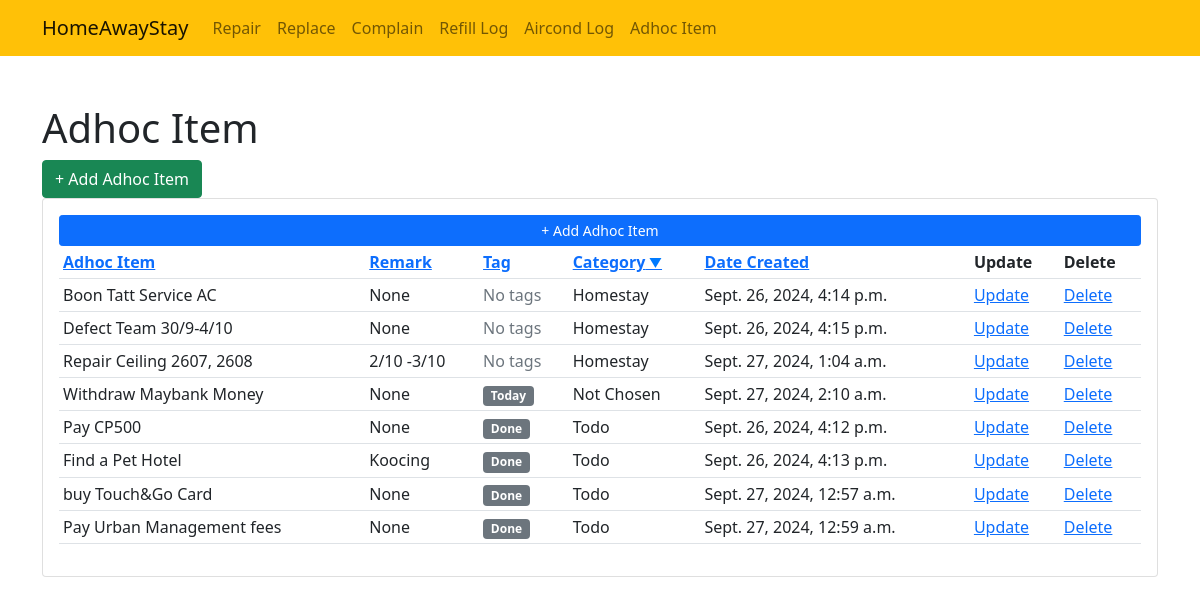
/adhoc_item/?sort=category, run on the app's committed database.
### homestay/models.py (models this page shows, shortened)
class AdhocItemForm(models.Model):
    CATEGORY = (
                ("Not Chosen", "Not Chosen"),
                ("Todo", "Todo"),
                ("Personal Growth", "Personal Growth"),
                ("Opportunity", "Opportunity"),
                ("Homestay", "Homestay"),
                ("Stock Market", "Stock Market"),
                ("Ecommerce","Ecommerce"),
    )
    tags = models.ManyToManyField(Tag, blank=True)
    category = models.CharField(max_length=20, null=True, blank=True, choices=CATEGORY)
    adhoc_item = models.CharField(max_length=200, null=True, blank=True)
    remark = models.CharField(max_length=200, null=True, blank=True)
    date_created = models.DateTimeField(auto_now_add=True, null=True, blank=True)

class Tag(models.Model):
    name = models.CharField(max_length=20, null=True, blank=True)

### homestay/views.py (the view)
# urls.py: path('adhoc_item/', views.adhoc_item, name='adhoc_item'),
def adhoc_item(request):
    adhoc_forms = AdhocItemForm.objects.all()
    sort_by = request.GET.get('sort', 'adhoc_item')
    valid_sort_fields = ['adhoc_item', 'remark', 'category', 'date_created','tag']
    if sort_by in valid_sort_fields:
        if sort_by == 'tag':
            adhoc_forms = adhoc_forms.annotate(
                first_tag_name=Min('tags__name')
            ).order_by(F('first_tag_name').asc(nulls_last=True))
        else:
            adhoc_forms = adhoc_forms.order_by(F(sort_by).asc(nulls_last=True))
    return render(request, "adhoc_item.html", {'adhoc_forms': adhoc_forms, 'current_sort': sort_by})

### homestay/templates/adhoc_item.html (shortened to what this page needs)
{% extends 'base.html' %}
{% block content %}
<div class="container">
    <h1 class="pt-5">Adhoc Item</h1>
    <a href="{% url 'add_item' %}" class="btn btn-success" role="button">+ Add Adhoc Item</a>
</div>
<div class="container">
    <div class="card card-body">
        <a class="btn btn-primary btn-sm btn-block" href="{% url 'add_item' %}">+ Add Adhoc Item</a>
        <table class="table table-sm">
            <tr>
                <th><a href="?sort=adhoc_item" class="{% if current_sort == 'adhoc_item' %}sort-indicator{% endif %}">Adhoc Item</a></th>
                <th><a href="?sort=remark" class="{% if current_sort == 'remark' %}sort-indicator{% endif %}">Remark</a></th>
                <th><a href="?sort=tag" class="{% if current_sort == 'tag' %}sort-indicator{% endif %}">Tag</a></th>
                <th><a href="?sort=category" class="{% if current_sort == 'category' %}sort-indicator{% endif %}">Category</a></th>
                <th><a href="?sort=date_created" class="{% if current_sort == 'date_created' %}sort-indicator{% endif %}">Date Created</a></th>
                <th>Update</th>
                <th>Delete</th>
            </tr>
            {% for n in adhoc_forms %}
                <tr>
                    <td>{{n.adhoc_item}}</td>
                    <td>{{n.remark}}</td>
                    <td>
                        {% for tag in n.tags.all %}
                            <span class="badge bg-secondary">{{ tag.name }}</span>
                        {% empty %}
                            <span class="text-muted">No tags</span>
                        {% endfor %}
                    </td>
                    <td>{{n.category}}</td>
                    <td>{{n.date_created}}</td>
                    <td><a href="">Update</a> </td>
                    <td><a href="">Delete</a> </td>
                </tr>
            {% endfor %}
        </table>
    </div>
</div>
</div>
{% endblock %}

### homestay/templates/adhoc_item.html (style rules this page uses)
.sort-indicator::after { content: ' ▼'; font-size: 0.8em; color: #007bff; }

### data on the page
AdhocItemForm: adhoc_item "Boon Tatt Service AC", remark "None", category "Homestay", date_created "Sept. 26, 2024, 4:14 p.m."
AdhocItemForm: adhoc_item "Defect Team 30/9-4/10", remark "None", category "Homestay", date_created "Sept. 26, 2024, 4:15 p.m."
AdhocItemForm: adhoc_item "Repair Ceiling 2607, 2608", remark "2/10 -3/10", category "Homestay", date_created "Sept. 27, 2024, 1:04 a.m."
AdhocItemForm: adhoc_item "Withdraw Maybank Money", remark "None", category "Not Chosen", date_created "Sept. 27, 2024, 2:10 a.m."
Tag: name "Today"
AdhocItemForm: adhoc_item "Pay CP500", remark "None", category "Todo", date_created "Sept. 26, 2024, 4:12 p.m."
Tag: name "Done"
AdhocItemForm: adhoc_item "Find a Pet Hotel", remark "Koocing", category "Todo", date_created "Sept. 26, 2024, 4:13 p.m."
AdhocItemForm: adhoc_item "buy Touch&Go Card", remark "None", category "Todo", date_created "Sept. 27, 2024, 12:57 a.m."
AdhocItemForm: adhoc_item "Pay Urban Management fees", remark "None", category "Todo", date_created "Sept. 27, 2024, 12:59 a.m."
